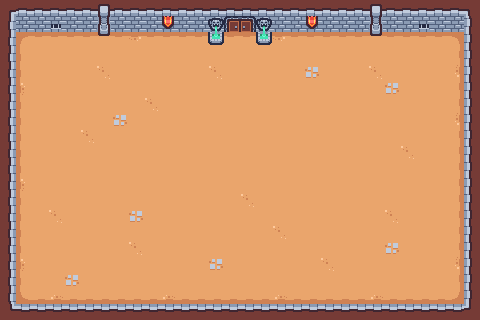

Below is a game level as drawn by its tile map, then a one-line description and the .tmx file that defines it, in full:
An orthogonal 30x20 tile map with 16x16 px tiles, 1 tile layer (Camada de Blocos 1).

<map version="1.10" tiledversion="1.11.2" orientation="orthogonal" renderorder="right-down" width="30" height="20" tilewidth="16" tileheight="16" infinite="0" nextlayerid="2" nextobjectid="1">
 <tileset firstgid="1" source="../tilesets/sampleSheet.tsx" />
 <layer id="1" name="Camada de Blocos 1" width="30" height="20">
  <data encoding="csv">
1610612740,3,3,3,3,3,7,3,3,3,3,3,3,3,3,3,3,3,3,3,3,3,3,7,3,3,3,3,3,4,
1610612739,41,41,29,41,41,19,41,41,41,30,41,41,21,47,48,21,41,41,30,41,41,41,19,41,41,29,41,41,2684354563,
1610612739,1610612789,51,51,51,51,31,51,52,51,51,51,51,33,51,51,33,52,51,51,51,51,51,31,51,51,51,51,53,2684354563,
1610612739,1610612787,49,49,49,49,49,49,49,49,49,49,49,49,49,49,49,49,49,49,49,49,49,49,49,49,49,49,2684354611,2684354563,
1610612739,1610612787,49,49,49,49,50,49,49,49,49,49,49,50,49,49,49,49,49,43,49,49,49,50,49,49,49,49,2684354612,2684354563,
1610612739,1610612788,49,49,49,49,49,49,49,49,49,49,49,49,49,49,49,49,49,49,49,49,49,49,43,49,49,49,2684354611,2684354563,
1610612739,1610612787,49,49,49,49,49,49,49,50,49,49,49,49,49,49,49,49,49,49,49,49,49,49,49,49,49,49,2684354611,2684354563,
1610612739,1610612787,49,49,49,49,49,43,49,49,49,49,49,49,49,49,49,49,49,49,49,49,49,49,49,49,49,49,2684354612,2684354563,
1610612739,1610612787,49,49,49,50,49,49,49,49,49,49,49,49,49,49,49,49,49,49,49,49,49,49,49,49,49,49,2684354611,2684354563,
1610612739,1610612787,49,49,49,49,49,49,49,49,49,49,49,49,49,49,49,49,49,49,49,49,49,49,49,50,49,49,2684354611,2684354563,
1610612739,1610612787,49,49,49,49,49,49,49,49,49,49,49,49,49,49,49,49,49,49,49,49,49,49,49,49,49,49,2684354611,2684354563,
1610612739,1610612788,49,49,49,49,49,49,49,49,49,49,49,49,49,49,49,49,49,49,49,49,49,49,49,49,49,49,2684354611,2684354563,
1610612739,1610612787,49,49,49,49,49,49,49,49,49,49,49,49,49,50,49,49,49,49,49,49,49,49,49,49,49,49,2684354611,2684354563,
1610612739,1610612787,49,50,49,49,49,49,43,49,49,49,49,49,49,49,49,49,49,49,49,49,49,49,50,49,49,49,2684354611,2684354563,
1610612739,1610612787,49,49,49,49,49,49,49,49,49,49,49,49,49,49,49,50,49,49,49,49,49,49,49,49,49,49,2684354611,2684354563,
1610612739,1610612787,49,49,49,49,49,49,50,49,49,49,49,49,49,49,49,49,49,49,49,49,49,49,43,49,49,49,2684354611,2684354563,
1610612739,1610612788,49,49,49,49,49,49,49,49,49,49,49,43,49,49,49,49,49,49,50,49,49,49,49,49,49,49,2684354612,2684354563,
1610612739,1610612787,49,49,43,49,49,49,49,49,49,49,49,49,49,49,49,49,49,49,49,49,49,49,49,49,49,49,2684354611,2684354563,
1610612739,3221225525,3221225523,3221225524,3221225523,3221225523,3221225523,3221225523,3221225523,3221225523,3221225524,3221225523,3221225523,3221225523,3221225523,3221225523,3221225523,3221225524,3221225523,3221225523,3221225523,3221225523,3221225523,3221225524,3221225523,3221225523,3221225523,3221225523,2684354613,2684354563,
3221225476,3221225475,3221225475,3221225475,3221225475,3221225475,3221225475,3221225475,3221225475,3221225475,3221225475,3221225475,3221225475,3221225475,3221225475,3221225475,3221225475,3221225475,3221225475,3221225475,3221225475,3221225475,3221225475,3221225475,3221225475,3221225475,3221225475,3221225475,3221225475,2684354564
</data>
 </layer>
</map>
